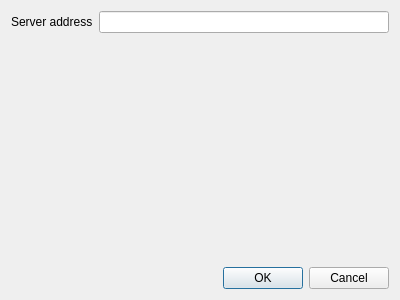
<?xml version="1.0" encoding="UTF-8"?>
<ui version="4.0">
 <class>Dialog</class>
 <widget class="QDialog" name="Dialog">
  <property name="geometry">
   <rect>
    <x>0</x>
    <y>0</y>
    <width>400</width>
    <height>300</height>
   </rect>
  </property>
  <property name="windowTitle">
   <string>Dialog</string>
  </property>
  <layout class="QVBoxLayout" name="verticalLayout">
   <item>
    <layout class="QHBoxLayout" name="horizontalLayout">
     <property name="leftMargin">
      <number>0</number>
     </property>
     <property name="topMargin">
      <number>0</number>
     </property>
     <property name="rightMargin">
      <number>0</number>
     </property>
     <property name="bottomMargin">
      <number>0</number>
     </property>
     <item>
      <widget class="QLabel" name="server_address_label">
       <property name="sizePolicy">
        <sizepolicy hsizetype="Preferred" vsizetype="Fixed">
         <horstretch>0</horstretch>
         <verstretch>0</verstretch>
        </sizepolicy>
       </property>
       <property name="text">
        <string>Server address</string>
       </property>
      </widget>
     </item>
     <item>
      <widget class="QLineEdit" name="server_address_line_edit"/>
     </item>
    </layout>
   </item>
   <item>
    <spacer name="verticalSpacer">
     <property name="orientation">
      <enum>Qt::Vertical</enum>
     </property>
     <property name="sizeHint" stdset="0">
      <size>
       <width>20</width>
       <height>207</height>
      </size>
     </property>
    </spacer>
   </item>
   <item>
    <widget class="QDialogButtonBox" name="buttonBox">
     <property name="orientation">
      <enum>Qt::Horizontal</enum>
     </property>
     <property name="standardButtons">
      <set>QDialogButtonBox::Cancel|QDialogButtonBox::Ok</set>
     </property>
    </widget>
   </item>
  </layout>
 </widget>
 <resources/>
 <connections>
  <connection>
   <sender>buttonBox</sender>
   <signal>accepted()</signal>
   <receiver>Dialog</receiver>
   <slot>accept()</slot>
   <hints>
    <hint type="sourcelabel">
     <x>248</x>
     <y>254</y>
    </hint>
    <hint type="destinationlabel">
     <x>157</x>
     <y>274</y>
    </hint>
   </hints>
  </connection>
  <connection>
   <sender>buttonBox</sender>
   <signal>rejected()</signal>
   <receiver>Dialog</receiver>
   <slot>reject()</slot>
   <hints>
    <hint type="sourcelabel">
     <x>316</x>
     <y>260</y>
    </hint>
    <hint type="destinationlabel">
     <x>286</x>
     <y>274</y>
    </hint>
   </hints>
  </connection>
 </connections>
</ui>
